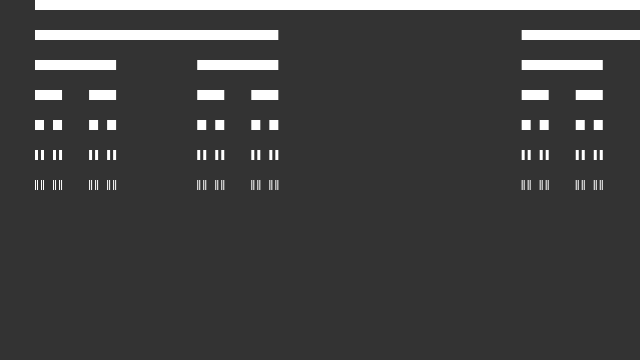
Frame 1 (no input)
Frame 2 (the mouse pressed at the canvas centre, redrawn once): identical to frame 1, image omitted

The p5.js sketch that drew this single still picture (run headless with seeded random() and noise() and a simulated clock; the mouse was pressed at the canvas centre and the sketch redrawn once):

// p5.js sketch
// ── sketch.js
function setup() {
  createCanvas(640, 360);
  background(51);

  // Call the recursive function
  cantor(35, 0, 730);
}


function draw() {
  // No need to loop
  noLoop();
}


function cantor(x, y, len) {

  var h = 30;

  // recursive exit condition
  if (len >= 1) {
    // Draw line (as rectangle to make it easier to see)
    noStroke();
    fill(255);
    rect(x, y, len, h / 3);
    // Go down to next y position
    y += h;
    // Draw 2 more lines 1/3rd the length (without the middle section)
    cantor(x, y, len / 3);
    cantor(x + len * 2 / 3, y, len / 3);
  }
}
